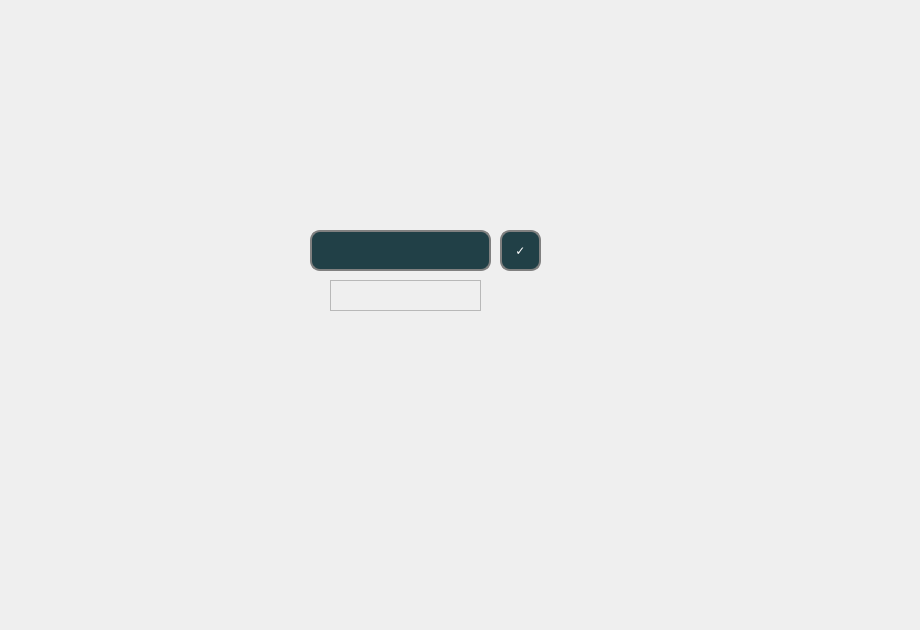
    <widget class="QWidget" name="tab_6">
     <attribute name="title">
      <string>Géneration confirmation</string>
     </attribute>
     <widget class="QLabel" name="label_21">
      <property name="geometry">
       <rect>
        <x>-70</x>
        <y>-50</y>
        <width>911</width>
        <height>621</height>
       </rect>
      </property>
      <property name="text">
       <string/>
      </property>
      <property name="pixmap">
       <pixmap>C:/Users/ilyes/Downloads/312712033_810953443508217_8693627082314370591_n.png</pixmap>
      </property>
     </widget>
     <widget class="QLineEdit" name="p11">
      <property name="geometry">
       <rect>
        <x>310</x>
        <y>230</y>
        <width>181</width>
        <height>41</height>
       </rect>
      </property>
      <property name="styleSheet">
       <string notr="true">    border: 2px solid gray;
     border-radius: 10px;
     padding: 0 8px;
     background: rgb(33, 64, 71);
     selection-background-color: white;
     color:white;</string>
      </property>
      <property name="text">
       <string/>
      </property>
     </widget>
     <widget class="QPushButton" name="conf">
      <property name="geometry">
       <rect>
        <x>500</x>
        <y>230</y>
        <width>41</width>
        <height>41</height>
       </rect>
      </property>
      <property name="cursor">
       <cursorShape>PointingHandCursor</cursorShape>
      </property>
      <property name="styleSheet">
       <string notr="true">QPushButton
{
  border: 2px solid gray;
  border-radius: 10px;
  padding: 0 8px;
  background:rgb(33, 64, 71);
  color:rgb(255, 255, 255);
  font: Neue Haas Grotesk Text Pro;
}</string>
      </property>
      <property name="text">
       <string>✓</string>
      </property>
     </widget>
     <widget class="QLabel" name="lm1">
      <property name="geometry">
       <rect>
        <x>330</x>
        <y>280</y>
        <width>151</width>
        <height>31</height>
       </rect>
      </property>
      <property name="frameShape">
       <enum>QFrame::StyledPanel</enum>
      </property>
      <property name="text">
       <string/>
      </property>
     </widget>
    </widget>
